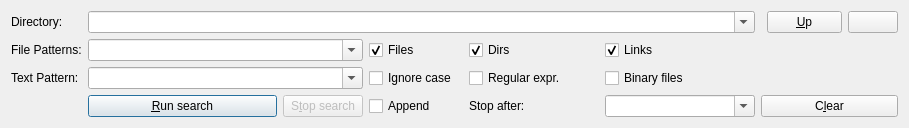
        <widget class="QWidget" name="tabMain">
         <attribute name="title">
          <string>&amp;Directory, File Patterns, Text Pattern</string>
         </attribute>
         <layout class="QHBoxLayout" name="horizontalLayout_4">
          <item>
           <layout class="QGridLayout" name="gridLayout" columnstretch="0,4,1,0,0,1,2,0,0,0">
            <item row="1" column="0">
             <widget class="QLabel" name="label_2">
              <property name="maximumSize">
               <size>
                <width>200</width>
                <height>16777215</height>
               </size>
              </property>
              <property name="text">
               <string>File Patterns:</string>
              </property>
             </widget>
            </item>
            <item row="2" column="0">
             <widget class="QLabel" name="label_3">
              <property name="maximumSize">
               <size>
                <width>200</width>
                <height>16777215</height>
               </size>
              </property>
              <property name="text">
               <string>Text Pattern:</string>
              </property>
             </widget>
            </item>
            <item row="3" column="1">
             <layout class="QHBoxLayout" name="horizontalLayout_8">
              <item>
               <widget class="QPushButton" name="pushButtonSearch">
                <property name="toolTip">
                 <string>Execute the search</string>
                </property>
                <property name="text">
                 <string>&amp;Run search</string>
                </property>
                <property name="icon">
                 <iconset>
                  <normaloff>:/main/icons/action_go.gif</normaloff>
                  <normalon>:/main/icons/action_go.png</normalon>:/main/icons/action_go.gif</iconset>
                </property>
                <property name="shortcut">
                 <string>Ctrl+F</string>
                </property>
                <property name="autoDefault">
                 <bool>true</bool>
                </property>
                <property name="default">
                 <bool>true</bool>
                </property>
               </widget>
              </item>
             </layout>
            </item>
            <item row="1" column="3">
             <widget class="QCheckBox" name="checkBoxFiles">
              <property name="text">
               <string>Files</string>
              </property>
              <property name="checked">
               <bool>true</bool>
              </property>
             </widget>
            </item>
            <item row="3" column="3">
             <widget class="QCheckBox" name="checkBoxAppend">
              <property name="toolTip">
               <string>Adds the result of the next search to the table</string>
              </property>
              <property name="text">
               <string>Append</string>
              </property>
             </widget>
            </item>
            <item row="0" column="0">
             <widget class="QLabel" name="label">
              <property name="maximumSize">
               <size>
                <width>100</width>
                <height>16777215</height>
               </size>
              </property>
              <property name="text">
               <string>Directory:</string>
              </property>
             </widget>
            </item>
            <item row="2" column="3">
             <widget class="QCheckBox" name="checkBoxTextIgnoreCase">
              <property name="maximumSize">
               <size>
                <width>125</width>
                <height>16777215</height>
               </size>
              </property>
              <property name="text">
               <string>Ignore case</string>
              </property>
             </widget>
            </item>
            <item row="3" column="8" colspan="2">
             <widget class="QPushButton" name="pushButtonClear">
              <property name="toolTip">
               <string>Clears the file table</string>
              </property>
              <property name="text">
               <string>C&amp;lear</string>
              </property>
              <property name="shortcut">
               <string notr="true"/>
              </property>
              <property name="checkable">
               <bool>false</bool>
              </property>
             </widget>
            </item>
            <item row="3" column="2">
             <widget class="QPushButton" name="pushButtonStop">
              <property name="enabled">
               <bool>false</bool>
              </property>
              <property name="text">
               <string>S&amp;top search</string>
              </property>
              <property name="icon">
               <iconset resource="refind.qrc">
                <normaloff>:/main/icons/stop.png</normaloff>:/main/icons/stop.png</iconset>
              </property>
             </widget>
            </item>
            <item row="2" column="1" colspan="2">
             <widget class="QComboBox" name="comboBoxTextPattern">
              <property name="minimumSize">
               <size>
                <width>275</width>
                <height>0</height>
               </size>
              </property>
              <property name="editable">
               <bool>true</bool>
              </property>
             </widget>
            </item>
            <item row="1" column="1" colspan="2">
             <widget class="QComboBox" name="comboBoxFilePatterns">
              <property name="toolTip">
               <string>&lt;html&gt;&lt;head/&gt;&lt;body&gt;&lt;p&gt;A comma (',') separated list of filename patterns. A prefix of '-'  means inversion: if a filename matches it will not be found.&lt;/p&gt;&lt;p&gt;Example: *.txt,*.odt&lt;/p&gt;&lt;/body&gt;&lt;/html&gt;</string>
              </property>
              <property name="editable">
               <bool>true</bool>
              </property>
             </widget>
            </item>
            <item row="1" column="5">
             <widget class="QCheckBox" name="checkBoxDirs">
              <property name="minimumSize">
               <size>
                <width>75</width>
                <height>0</height>
               </size>
              </property>
              <property name="maximumSize">
               <size>
                <width>100</width>
                <height>16777215</height>
               </size>
              </property>
              <property name="text">
               <string>Dirs</string>
              </property>
              <property name="checked">
               <bool>true</bool>
              </property>
             </widget>
            </item>
            <item row="2" column="5">
             <widget class="QCheckBox" name="checkBoxRegExpr">
              <property name="minimumSize">
               <size>
                <width>130</width>
                <height>0</height>
               </size>
              </property>
              <property name="maximumSize">
               <size>
                <width>200</width>
                <height>16777215</height>
               </size>
              </property>
              <property name="text">
               <string>Regular expr.</string>
              </property>
             </widget>
            </item>
            <item row="3" column="5">
             <widget class="QLabel" name="label_16">
              <property name="text">
               <string>Stop after:</string>
              </property>
             </widget>
            </item>
            <item row="1" column="6">
             <widget class="QCheckBox" name="checkBoxLinks">
              <property name="minimumSize">
               <size>
                <width>75</width>
                <height>0</height>
               </size>
              </property>
              <property name="maximumSize">
               <size>
                <width>100</width>
                <height>16777215</height>
               </size>
              </property>
              <property name="text">
               <string>Links</string>
              </property>
              <property name="checked">
               <bool>true</bool>
              </property>
             </widget>
            </item>
            <item row="2" column="6">
             <widget class="QCheckBox" name="checkBoxBinaryFiles">
              <property name="minimumSize">
               <size>
                <width>150</width>
                <height>0</height>
               </size>
              </property>
              <property name="maximumSize">
               <size>
                <width>200</width>
                <height>16777215</height>
               </size>
              </property>
              <property name="text">
               <string>Binary files</string>
              </property>
             </widget>
            </item>
            <item row="3" column="6">
             <widget class="QComboBox" name="comboBoxMaxHits">
              <property name="editable">
               <bool>true</bool>
              </property>
              <property name="currentText">
               <string notr="true"/>
              </property>
             </widget>
            </item>
            <item row="0" column="9">
             <layout class="QHBoxLayout" name="horizontalLayout">
              <item>
               <widget class="QPushButton" name="pushButtonUp">
                <property name="minimumSize">
                 <size>
                  <width>50</width>
                  <height>0</height>
                 </size>
                </property>
                <property name="maximumSize">
                 <size>
                  <width>75</width>
                  <height>16777215</height>
                 </size>
                </property>
                <property name="toolTip">
                 <string>Change to the parent directory</string>
                </property>
                <property name="text">
                 <string>&amp;Up</string>
                </property>
                <property name="icon">
                 <iconset resource="refind.qrc">
                  <normaloff>:/main/icons/folder_go.png</normaloff>:/main/icons/folder_go.png</iconset>
                </property>
               </widget>
              </item>
              <item>
               <widget class="QPushButton" name="pushButtonDirectory">
                <property name="minimumSize">
                 <size>
                  <width>50</width>
                  <height>0</height>
                 </size>
                </property>
                <property name="maximumSize">
                 <size>
                  <width>50</width>
                  <height>16777215</height>
                 </size>
                </property>
                <property name="toolTip">
                 <string>Select directory by a dialog box</string>
                </property>
                <property name="text">
                 <string/>
                </property>
                <property name="icon">
                 <iconset resource="refind.qrc">
                  <normaloff>:/main/icons/folder_find.png</normaloff>:/main/icons/folder_find.png</iconset>
                </property>
               </widget>
              </item>
             </layout>
            </item>
            <item row="0" column="1" colspan="6">
             <widget class="QComboBox" name="comboBoxDirectory">
              <property name="toolTip">
               <string>The base directory (starting point of the search)</string>
              </property>
              <property name="editable">
               <bool>true</bool>
              </property>
             </widget>
            </item>
           </layout>
          </item>
         </layout>
        </widget>
